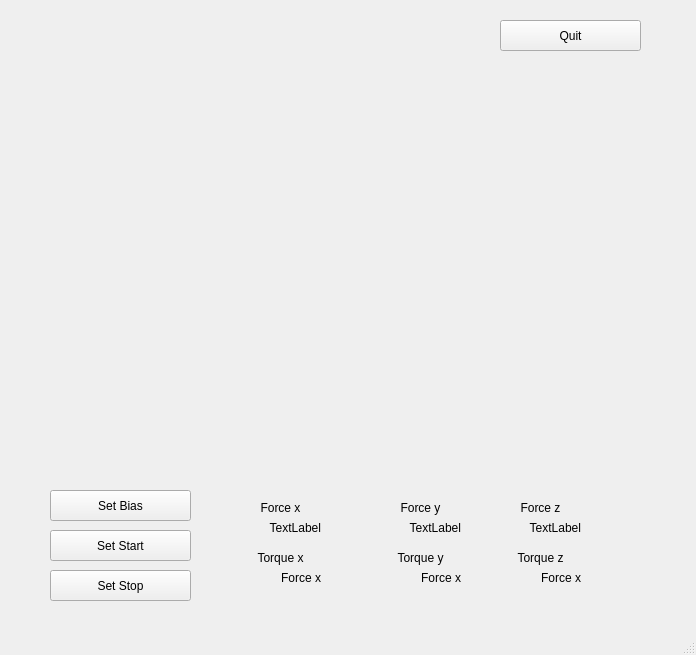
<?xml version="1.0" encoding="UTF-8"?>
<ui version="4.0">
 <class>MainWindow</class>
 <widget class="QMainWindow" name="MainWindow">
  <property name="geometry">
   <rect>
    <x>0</x>
    <y>0</y>
    <width>696</width>
    <height>655</height>
   </rect>
  </property>
  <property name="windowTitle">
   <string>MainWindow</string>
  </property>
  <widget class="QWidget" name="centralwidget">
   <widget class="QPushButton" name="Setbias">
    <property name="geometry">
     <rect>
      <x>50</x>
      <y>490</y>
      <width>141</width>
      <height>31</height>
     </rect>
    </property>
    <property name="text">
     <string>Set Bias</string>
    </property>
   </widget>
   <widget class="QPushButton" name="Setstart">
    <property name="geometry">
     <rect>
      <x>50</x>
      <y>530</y>
      <width>141</width>
      <height>31</height>
     </rect>
    </property>
    <property name="text">
     <string>Set Start</string>
    </property>
   </widget>
   <widget class="QPushButton" name="Setstop">
    <property name="geometry">
     <rect>
      <x>50</x>
      <y>570</y>
      <width>141</width>
      <height>31</height>
     </rect>
    </property>
    <property name="text">
     <string>Set Stop</string>
    </property>
   </widget>
   <widget class="QLabel" name="force_x_data">
    <property name="geometry">
     <rect>
      <x>240</x>
      <y>520</y>
      <width>81</width>
      <height>16</height>
     </rect>
    </property>
    <property name="text">
     <string>TextLabel</string>
    </property>
    <property name="alignment">
     <set>Qt::AlignRight|Qt::AlignTrailing|Qt::AlignVCenter</set>
    </property>
   </widget>
   <widget class="QLabel" name="ForceX">
    <property name="geometry">
     <rect>
      <x>240</x>
      <y>500</y>
      <width>81</width>
      <height>16</height>
     </rect>
    </property>
    <property name="text">
     <string>Force x</string>
    </property>
    <property name="alignment">
     <set>Qt::AlignCenter</set>
    </property>
   </widget>
   <widget class="QLabel" name="ForceY">
    <property name="geometry">
     <rect>
      <x>380</x>
      <y>500</y>
      <width>81</width>
      <height>16</height>
     </rect>
    </property>
    <property name="text">
     <string>Force y</string>
    </property>
    <property name="alignment">
     <set>Qt::AlignCenter</set>
    </property>
   </widget>
   <widget class="QLabel" name="force_y_data">
    <property name="geometry">
     <rect>
      <x>380</x>
      <y>520</y>
      <width>81</width>
      <height>16</height>
     </rect>
    </property>
    <property name="text">
     <string>TextLabel</string>
    </property>
    <property name="alignment">
     <set>Qt::AlignRight|Qt::AlignTrailing|Qt::AlignVCenter</set>
    </property>
   </widget>
   <widget class="QLabel" name="force_z_data">
    <property name="geometry">
     <rect>
      <x>500</x>
      <y>520</y>
      <width>81</width>
      <height>16</height>
     </rect>
    </property>
    <property name="text">
     <string>TextLabel</string>
    </property>
    <property name="alignment">
     <set>Qt::AlignRight|Qt::AlignTrailing|Qt::AlignVCenter</set>
    </property>
   </widget>
   <widget class="QLabel" name="ForceZ">
    <property name="geometry">
     <rect>
      <x>500</x>
      <y>500</y>
      <width>81</width>
      <height>16</height>
     </rect>
    </property>
    <property name="text">
     <string>Force z</string>
    </property>
    <property name="alignment">
     <set>Qt::AlignCenter</set>
    </property>
   </widget>
   <widget class="QLabel" name="TorqueX">
    <property name="geometry">
     <rect>
      <x>240</x>
      <y>550</y>
      <width>81</width>
      <height>16</height>
     </rect>
    </property>
    <property name="text">
     <string>Torque x</string>
    </property>
    <property name="alignment">
     <set>Qt::AlignCenter</set>
    </property>
   </widget>
   <widget class="QLabel" name="torque_y_data">
    <property name="geometry">
     <rect>
      <x>380</x>
      <y>570</y>
      <width>81</width>
      <height>16</height>
     </rect>
    </property>
    <property name="text">
     <string>Force x</string>
    </property>
    <property name="alignment">
     <set>Qt::AlignRight|Qt::AlignTrailing|Qt::AlignVCenter</set>
    </property>
   </widget>
   <widget class="QLabel" name="torque_x_data">
    <property name="geometry">
     <rect>
      <x>240</x>
      <y>570</y>
      <width>81</width>
      <height>16</height>
     </rect>
    </property>
    <property name="text">
     <string>Force x</string>
    </property>
    <property name="alignment">
     <set>Qt::AlignRight|Qt::AlignTrailing|Qt::AlignVCenter</set>
    </property>
   </widget>
   <widget class="QLabel" name="TorqueZ">
    <property name="geometry">
     <rect>
      <x>500</x>
      <y>550</y>
      <width>81</width>
      <height>16</height>
     </rect>
    </property>
    <property name="text">
     <string>Torque z</string>
    </property>
    <property name="alignment">
     <set>Qt::AlignCenter</set>
    </property>
   </widget>
   <widget class="QLabel" name="torque_z_data">
    <property name="geometry">
     <rect>
      <x>500</x>
      <y>570</y>
      <width>81</width>
      <height>16</height>
     </rect>
    </property>
    <property name="text">
     <string>Force x</string>
    </property>
    <property name="alignment">
     <set>Qt::AlignRight|Qt::AlignTrailing|Qt::AlignVCenter</set>
    </property>
   </widget>
   <widget class="QLabel" name="TorqueY">
    <property name="geometry">
     <rect>
      <x>380</x>
      <y>550</y>
      <width>81</width>
      <height>16</height>
     </rect>
    </property>
    <property name="text">
     <string>Torque y</string>
    </property>
    <property name="alignment">
     <set>Qt::AlignCenter</set>
    </property>
   </widget>
   <widget class="PlotWidget" name="plot_force" native="true">
    <property name="geometry">
     <rect>
      <x>50</x>
      <y>60</y>
      <width>591</width>
      <height>201</height>
     </rect>
    </property>
   </widget>
   <widget class="PlotWidget" name="plot_torque" native="true">
    <property name="geometry">
     <rect>
      <x>50</x>
      <y>270</y>
      <width>591</width>
      <height>201</height>
     </rect>
    </property>
   </widget>
   <widget class="QPushButton" name="Quit">
    <property name="geometry">
     <rect>
      <x>500</x>
      <y>20</y>
      <width>141</width>
      <height>31</height>
     </rect>
    </property>
    <property name="text">
     <string>Quit</string>
    </property>
   </widget>
  </widget>
  <widget class="QMenuBar" name="menubar">
   <property name="geometry">
    <rect>
     <x>0</x>
     <y>0</y>
     <width>696</width>
     <height>21</height>
    </rect>
   </property>
  </widget>
  <widget class="QStatusBar" name="statusbar"/>
 </widget>
 <customwidgets>
  <customwidget>
   <class>PlotWidget</class>
   <extends>QWidget</extends>
   <header>pyqtgraph</header>
   <container>1</container>
  </customwidget>
 </customwidgets>
 <resources/>
 <connections/>
</ui>
